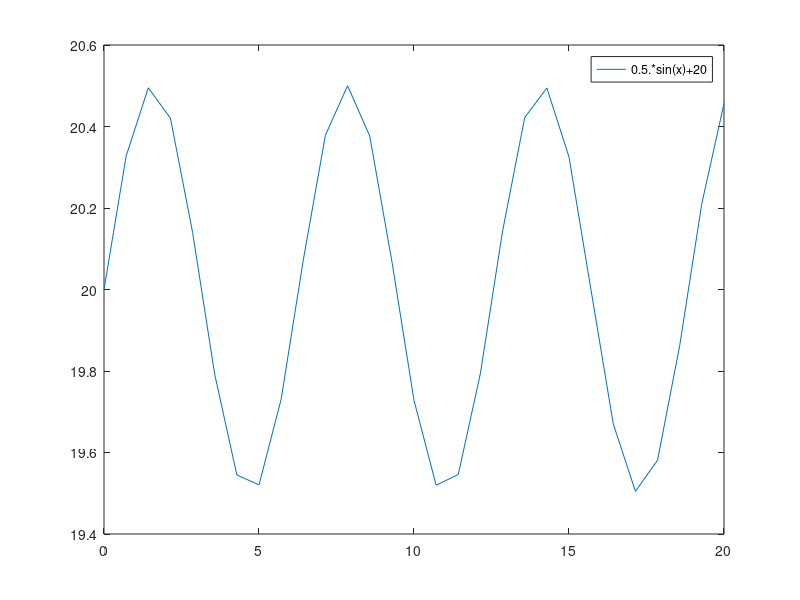

Write MATLAB code to recreate this figure.
 


%fplot('tan(x)-x',[-0.004 0.004]),

%fplot('x/tan(x)-1',[-0.004 0.004]),

%fplot('(s)*sin(x)+20',[0 20]),

fplot('0.5*sin(x)+20', [0 20]),

